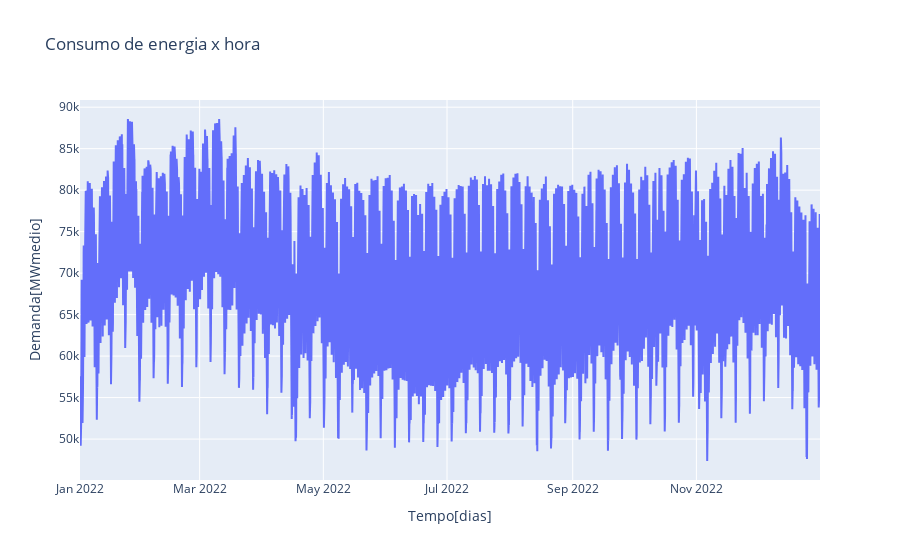

Write notebook code for a chart like this one.
### Code cell
j = 0;
k = 0;
A = []


# Define o vetor de tempo para o "eixo x" do gráfico.
for i in Tempo:
  if (j % 4) == 0:
    A.append(i);
    k+=1;
    j = 0;
  j+=1;
Tempo_TEMP = pd.Series(A)


# Coleta os dados dos consumos de energia da região Norte.
j = 0;
k = 0;
Novo_Energia_horaria_N = []
for i in Energia_horaria_N:
  if (j % 4) == 0:
    Novo_Energia_horaria_N.append(i);
    k+=1;
    j = 0;
  j+=1;
Energia_horaria_N_TEMP = pd.Series(Novo_Energia_horaria_N)


# Coleta os dados dos consumos de energia da região Nordeste.
j = 3;
Novo_Energia_horaria_NE = []
for i in Energia_horaria_NE:
  if (j % 4)  == 0:
    Novo_Energia_horaria_NE.append(i);
    j = 0;
  j+=1;
Energia_horaria_NE_TEMP = pd.Series(Novo_Energia_horaria_NE)


# Coleta os dados dos consumos de energia da região Sul.
j = 2;
Novo_Energia_horaria_S = []
for i in Energia_horaria_S:
  if (j % 4)  == 0:
    Novo_Energia_horaria_S.append(i);
    j = 0;
  j+=1;
Energia_horaria_S_TEMP = pd.Series(Novo_Energia_horaria_S)


# Coleta os dados dos consumos de energia da região Sudeste.
j = 1;
Novo_Energia_horaria_SE = []
for i in Energia_horaria_SE:
  if (j % 4)  == 0:
    Novo_Energia_horaria_SE.append(i);
    j = 0;
  j+=1;
Energia_horaria_SE_TEMP = pd.Series(Novo_Energia_horaria_SE)


# Soma todas as energias e traça a média do consumo de energia anual.
if flag ==1:
  flag = 0
  Energia_horaria_N = Energia_horaria_N_TEMP
  Energia_horaria_NE = Energia_horaria_NE_TEMP
  Energia_horaria_S = Energia_horaria_S_TEMP
  Energia_horaria_SE = Energia_horaria_SE_TEMP
  Energia_horaria = Energia_horaria_N+Energia_horaria_NE+Energia_horaria_S+Energia_horaria_SE
  Tempo = Tempo_TEMP
  Energia_horaria[len(Energia_horaria)-1] = np.mean(Energia_horaria)
#verificado que funcionou
# print(len(Energia_horaria_N_TEMP))
# print(len(Energia_horaria_NE_TEMP))
# print(len(Energia_horaria_S_TEMP))
# print(len(Energia_horaria_SE_TEMP))
# print(len(Tempo_TEMP))
# plt.plot(Tempo_TEMP,Energia_horaria_N_TEMP)
# plt.plot(Tempo_TEMP,Energia_horaria_NE_TEMP)
# plt.plot(Tempo_TEMP,Energia_horaria_S_TEMP)
# plt.plot(Tempo_TEMP,Energia_horaria_SE_TEMP)


# Figura do gráfico "Consumo de energia x hora" em 1 ano.

grafico_interativo_linha(Tempo_TEMP, Energia_horaria, "Tempo[dias]", "Demanda[MWmedio]", "Consumo de energia x hora" )

# plt.figure(figsize=(10, 10))
# plt.plot(Tempo_TEMP,Energia_horaria)
# plt.xlabel("Tempo[dias]")
# plt.ylabel("Demanda[MWmedio]")
# plt.show()


print("Figura 1 - Demanda sem media movel[MWmedio]")

### Figure 1 — Plotly figure (JSON) as saved in the notebook; plotly's stock layout.template omitted (floating-point values rounded to 4 significant figures; data arrays with more than 128 entries replaced by an {"elided": "..."} marker saying what was removed)
{"data": [{"mode": "lines", "name": "", "type": "scatter", "x": {"elided": "8760 str values"}, "y": {"elided": "8760 float values"}}], "layout": {"legend": {"title": {"text": "Legenda"}}, "title": {"text": "Consumo de energia x hora"}, "xaxis": {"title": {"text": "Tempo[dias]"}}, "yaxis": {"title": {"text": "Demanda[MWmedio]"}}}}
